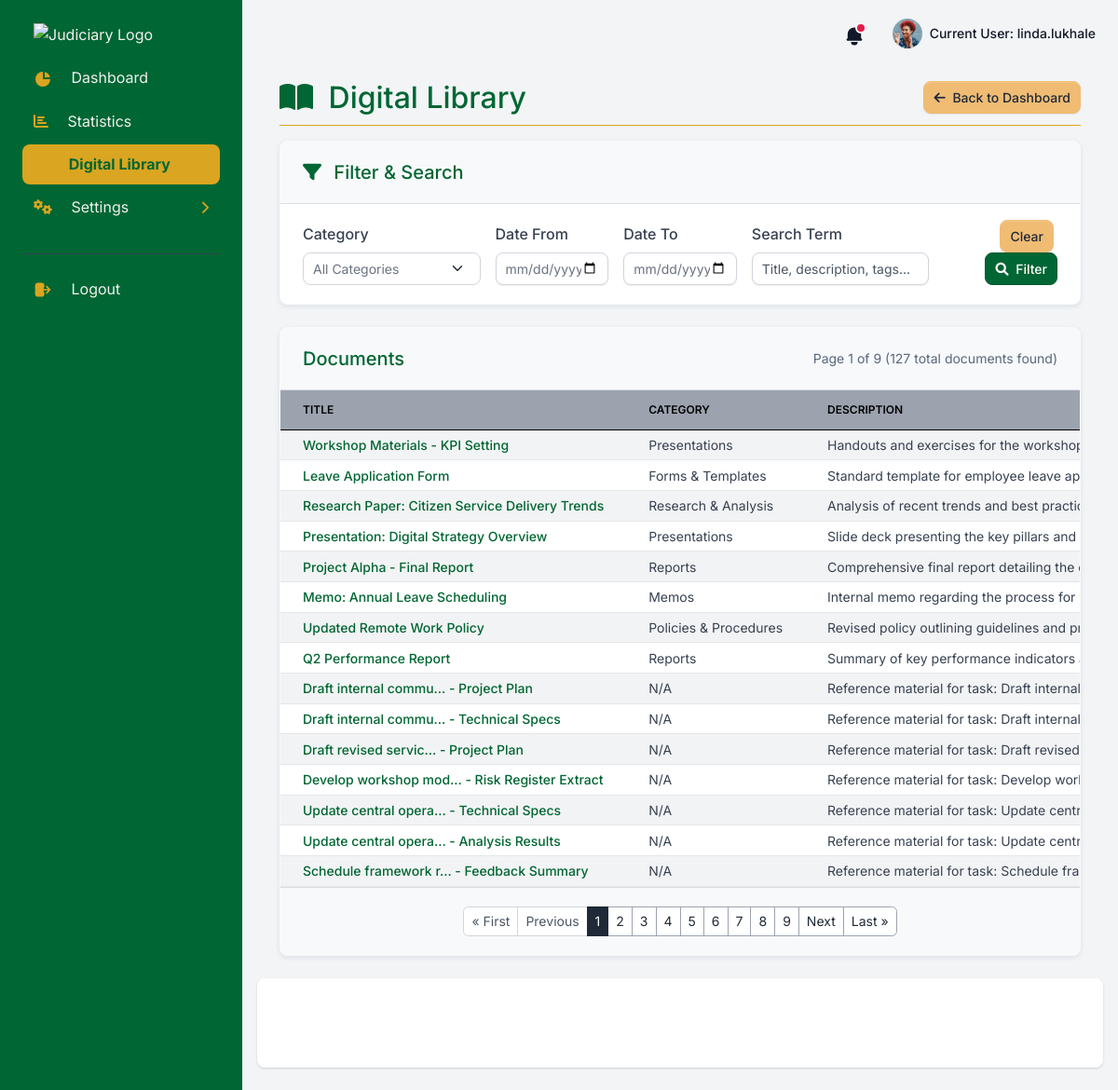
The app's page /documents/library/ (signed in), older data.
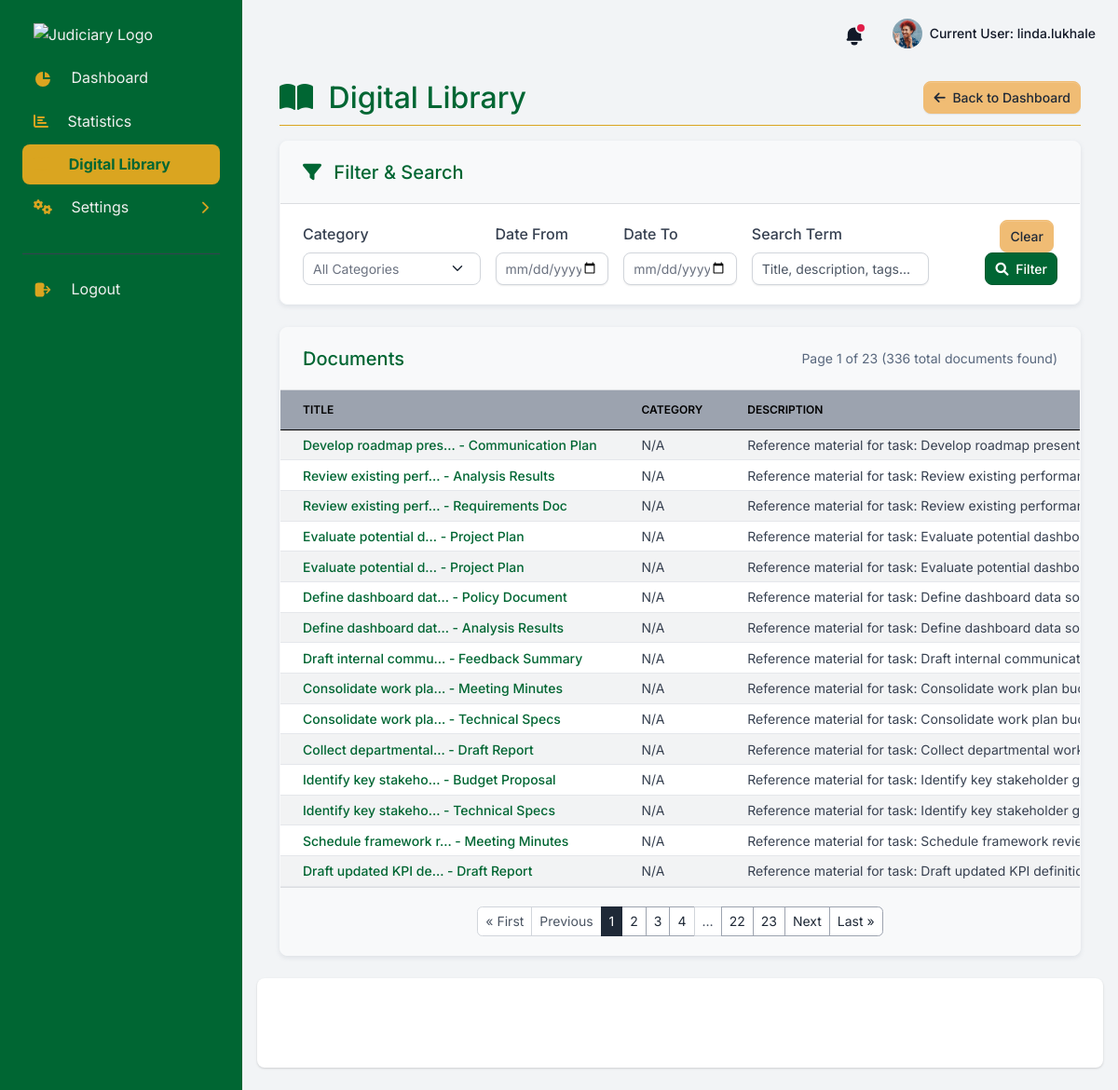
The same page, newer data.
### apps/document_management/models.py (models this page shows, shortened)
class Document(models.Model):
    STORAGE_CHOICES = [
        ('local', 'Local Storage'),
        ('google_drive', 'Google Drive')
    ]
    DOCUMENT_STATUS = [
        ('draft', 'Draft'),
        ('pending_review', 'Pending Review'),
        ('approved', 'Approved'),
        ('rejected', 'Rejected'),
        ('archived', 'Archived')
    ]
    title = models.CharField(max_length=255)
    description = models.TextField(blank=True)
    file = models.FileField(upload_to='documents/%Y/%m/%d/')
    file_type = models.CharField(max_length=50)  # e.g., pdf, doc, image
    file_size = models.BigIntegerField()  # in bytes
    category = models.ForeignKey(DocumentCategory, on_delete=models.SET_NULL, null=True)
    tags = models.CharField(max_length=500, blank=True)  # Comma-separated tags
    storage_type = models.CharField(max_length=20, choices=STORAGE_CHOICES, default='local')
    drive_file_id = models.CharField(max_length=100, blank=True, null=True)
    drive_view_link = models.URLField(blank=True, null=True)
    is_confidential = models.BooleanField(default=False)
    status = models.CharField(max_length=20, choices=DOCUMENT_STATUS, default='draft')
    password_protected = models.BooleanField(default=False)
    access_code = models.CharField(max_length=100, blank=True, null=True)
    content_type = models.ForeignKey(ContentType, on_delete=models.CASCADE, null=True, blank=True)
    object_id = models.PositiveIntegerField(null=True, blank=True)
    source_object = GenericForeignKey('content_type', 'object_id')
    source_module = models.CharField(max_length=50, help_text="Name of the module this document belongs to")
    version = models.CharField(max_length=50, default='1.0')
    parent_document = models.ForeignKey('self', null=True, blank=True, on_delete=models.SET_NULL, related_name='versions')
    uploaded_by = models.ForeignKey(settings.AUTH_USER_MODEL, on_delete=models.CASCADE, related_name='uploaded_documents')
    created_at = models.DateTimeField(auto_now_add=True)
    updated_at = models.DateTimeField(auto_now=True)
    last_accessed = models.DateTimeField(null=True, blank=True)
    expiry_date = models.DateTimeField(null=True, blank=True)
    class Meta:
        ordering = ['-created_at']

class DocumentCategory(models.Model):
    name = models.CharField(max_length=100)
    description = models.TextField(blank=True)
    is_active = models.BooleanField(default=True)
    created_at = models.DateTimeField(auto_now_add=True)
    updated_at = models.DateTimeField(auto_now=True)
    class Meta:
        verbose_name_plural = "Document Categories"
        ordering = ['name']

### apps/document_management/views.py (the view)
# urls.py: path('library/', views.digital_library, name='digital_library'),
@login_required
def digital_library(request):
    base_queryset = Document.objects.select_related('category', 'uploaded_by').order_by('-created_at')
    categories = DocumentCategory.objects.filter(is_active=True)
    selected_category_id = request.GET.get('category')
    start_date = request.GET.get('start_date')
    end_date = request.GET.get('end_date')
    search_query = request.GET.get('q')
    from_dept_id = request.GET.get('from_dept') # Get originating department ID
    filtered_queryset = base_queryset
    if selected_category_id:
        filtered_queryset = filtered_queryset.filter(category_id=selected_category_id)
    if start_date:
        filtered_queryset = filtered_queryset.filter(created_at__date__gte=start_date)
    if end_date:
        filtered_queryset = filtered_queryset.filter(created_at__date__lte=end_date)
    if search_query:
        filtered_queryset = filtered_queryset.filter(
            Q(title__icontains=search_query) |
            Q(description__icontains=search_query) |
            Q(tags__icontains=search_query)
        )
    can_view_confidential = request.user.has_perm('document_management.view_confidential_document')
    if not can_view_confidential:
        filtered_queryset = filtered_queryset.filter(is_confidential=False)
    paginator = Paginator(filtered_queryset, 15)
    page_number = request.GET.get('page')
    try:
        page_obj = paginator.get_page(page_number)
    except PageNotAnInteger:
        page_obj = paginator.page(1)
    except EmptyPage:
        page_obj = paginator.page(paginator.num_pages)
    context = {
        'page_obj': page_obj,
        'categories': categories,
        'selected_category_id': selected_category_id,
        'start_date': start_date,
        'end_date': end_date,
        'search_query': search_query,
        'can_view_confidential': can_view_confidential,
        'from_dept_id': from_dept_id, # Pass originating department ID to template
    }
    return render(request, 'document_management/library.html', context)

### apps/context_processors.py (called while the page is built)
def cfg_assets_root(request):
    return { 'ASSETS_ROOT' : settings.ASSETS_ROOT }

### apps/templates/document_management/library.html (shortened to what the changed rows need)
{% extends "layouts/base.html" %}
{% load static %}
{% block content %}
<div class="container-fluid mt-4">
    <div class="d-flex justify-content-between align-items-center mb-3 pb-2 border-bottom" style="border-color: #DAA520 !important;">
        <h2 class="mb-0" style="color: #006633;">
            <i class="fas fa-book-open me-2"></i> Digital Library
        </h2>
    </div>
    <div class="card shadow-sm border-light">
        <div class="card-header bg-light d-flex justify-content-between align-items-center">
            <h5 class="mb-0" style="color: #006633;">Documents</h5>
            <small class="text-muted">Page {{ page_obj.number }} of {{ page_obj.paginator.num_pages }} ({{ page_obj.paginator.count }} total documents found)</small>
        </div>
        <div class="card-body p-0">
            {% if page_obj.object_list %}
                <div class="table-responsive">
                    <table class="table table-striped table-hover table-sm align-middle mb-0">
                        <thead class="table-light">
                            <tr>
                                <th>Title</th>
                                <th>Category</th>
                                <th>Description</th>
                            </tr>
                        </thead>
                        <tbody>
                            {% for doc in page_obj.object_list %}
                                <tr>
                                    <td>
                                        <a href="{% url 'document_management:document_detail' doc.id %}" class="fw-bold text-decoration-none" style="color: #006633;">{{ doc.title }}</a>
                                    </td>
                                    <td>{{ doc.category.name|default:'N/A' }}</td>
                                    <td>{{ doc.description|truncatewords:15 }}</td>
                                </tr>
                            {% endfor %}
                        </tbody>
                    </table>
                </div>
            {% else %}
                <div class="alert alert-warning m-3" role="alert">
                    No documents found matching your criteria.
                </div>
            {% endif %}
        </div>
        {% if page_obj.has_other_pages %}
            <div class="card-footer bg-light">
                <nav aria-label="Document navigation">
                    <ul class="pagination pagination-sm justify-content-center mb-0">
                        {% with base_query=request.GET.urlencode|cut:'&page='|cut:'page=' %}
                            {% for i in page_obj.paginator.get_elided_page_range %}
                                {% if page_obj.number == i %}
                                    <li class="page-item active" aria-current="page"><span class="page-link">{{ i }}</span></li>
                                {% elif i == page_obj.paginator.ELLIPSIS %}
                                     <li class="page-item disabled"><span class="page-link">{{ i }}</span></li>
                                {% else %}
                                    <li class="page-item"><a class="page-link" href="?page={{ i }}&{{ base_query }}">{{ i }}</a></li>
                                {% endif %}
                            {% endfor %}
                        {% endwith %}
                    </ul>
                </nav>
            </div>
        {% endif %}
    </div>
</div>
{% endblock content %}

Row changes from the older to the newer data that the page shows:
no longer on this page (row unchanged): Document: title "Workshop Materials - KPI Setting", category.name "Presentations", description "Handouts and exercises for the…"
no longer on this page (row unchanged): Document: title "Leave Application Form", category.name "Forms & Templates", description "Standard template for employee leave…"
no longer on this page (row unchanged): Document: title "Research Paper: Citizen Service Delivery Trends", category.name "Research & Analysis", description "Analysis of recent trends and best…"
no longer on this page (row unchanged): Document: title "Presentation: Digital Strategy Overview", category.name "Presentations", description "Slide deck presenting the key pillars and…"
no longer on this page (row unchanged): Document: title "Project Alpha - Final Report", category.name "Reports", description "Comprehensive final report detailing the…"
no longer on this page (row unchanged): Document: title "Memo: Annual Leave Scheduling", category.name "Memos", description "Internal memo regarding the process for…"
no longer on this page (row unchanged): Document: title "Updated Remote Work Policy", category.name "Policies & Procedures", description "Revised policy outlining guidelines and…"
no longer on this page (row unchanged): Document: title "Q2 Performance Report", category.name "Reports", description "Summary of key performance indicators…"
removed Document: title "Draft internal commu... - Project Plan", category.name "N/A", description "Reference material for task: Draft internal…"
removed Document: title "Draft internal commu... - Technical Specs", category.name "N/A", description "Reference material for task: Draft internal…"
removed Document: title "Draft revised servic... - Project Plan", category.name "N/A", description "Reference material for task: Draft revised…"
removed Document: title "Develop workshop mod... - Risk Register Extract", category.name "N/A", description "Reference material for task: Develop…"
removed Document: title "Update central opera... - Technical Specs", category.name "N/A", description "Reference material for task: Update…"
removed Document: title "Update central opera... - Analysis Results", category.name "N/A", description "Reference material for task: Update…"
removed Document: title "Schedule framework r... - Feedback Summary", category.name "N/A", description "Reference material for task: Schedule…"
added Document: title "Develop roadmap pres... - Communication Plan", category.name "N/A", description "Reference material for task: Develop roadmap…"
added Document: title "Review existing perf... - Analysis Results", category.name "N/A", description "Reference material for task: Review existing…"
added Document: title "Review existing perf... - Requirements Doc", category.name "N/A", description "Reference material for task: Review existing…"
added Document: title "Evaluate potential d... - Project Plan", category.name "N/A", description "Reference material for task: Evaluate potential…"
added Document: title "Evaluate potential d... - Project Plan", category.name "N/A", description "Reference material for task: Evaluate potential…"
added Document: title "Define dashboard dat... - Policy Document", category.name "N/A", description "Reference material for task: Define dashboard data…"
added Document: title "Define dashboard dat... - Analysis Results", category.name "N/A", description "Reference material for task: Define dashboard data…"
added Document: title "Draft internal commu... - Feedback Summary", category.name "N/A", description "Reference material for task: Draft internal…"
added Document: title "Consolidate work pla... - Meeting Minutes", category.name "N/A", description "Reference material for task: Consolidate work plan…"
added Document: title "Consolidate work pla... - Technical Specs", category.name "N/A", description "Reference material for task: Consolidate work plan…"
added Document: title "Collect departmental... - Draft Report", category.name "N/A", description "Reference material for task: Collect departmental…"
added Document: title "Identify key stakeho... - Budget Proposal", category.name "N/A", description "Reference material for task: Identify key stakeholder…"
added Document: title "Identify key stakeho... - Technical Specs", category.name "N/A", description "Reference material for task: Identify key stakeholder…"
added Document: title "Schedule framework r... - Meeting Minutes", category.name "N/A", description "Reference material for task: Schedule framework…"
added Document: title "Draft updated KPI de... - Draft Report", category.name "N/A", description "Reference material for task: Draft updated KPI…"
Text that changed along with them:
{{ page_obj.paginator.num_pages }}: "9" → "23"
{{ page_obj.paginator.count }}: "127" → "336"
new list line: "22"
new list line: "23"
list line gone: "5"
list line gone: "6"
list line gone: "7"
list line gone: "8"
list line gone: "9"
